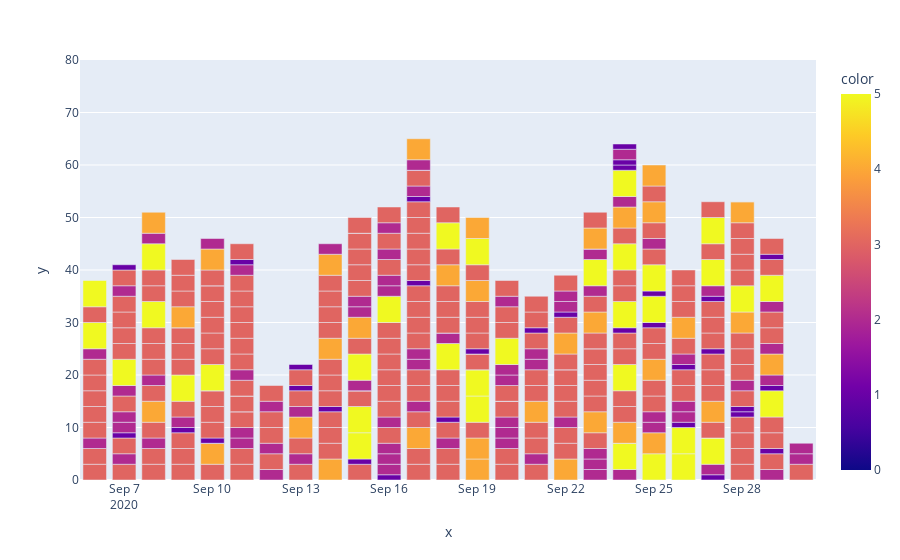

Here is the notebook cell this chart was saved with:
### Code cell
x1 = filtered_data.loc[:400,'Date']
x2 = filtered_data.loc[:400,'clusters']
colors=filtered_data.loc[:400,'clusters']
px.bar(x=x1,y=x2, color=colors,range_y=[0,80])

### Figure 1 — Plotly figure (JSON) as saved in the notebook; plotly's stock layout.template omitted (floating-point values rounded to 4 significant figures; data arrays with more than 128 entries replaced by an {"elided": "..."} marker saying what was removed)
{"data": [{"alignmentgroup": "True", "hovertemplate": "x=%{x}<br>y=%{y}<br>color=%{marker.color}<extra></extra>", "legendgroup": "", "marker": {"color": {"elided": "401 int values"}, "coloraxis": "coloraxis", "pattern": {"shape": ""}}, "name": "", "offsetgroup": "", "orientation": "v", "showlegend": false, "textposition": "auto", "type": "bar", "x": {"elided": "401 str values"}, "xaxis": "x", "y": {"elided": "401 int values"}, "yaxis": "y"}], "layout": {"barmode": "relative", "coloraxis": {"colorbar": {"title": {"text": "color"}}, "colorscale": [[0, "#0d0887"], [0.1111, "#46039f"], [0.2222, "#7201a8"], [0.3333, "#9c179e"], [0.4444, "#bd3786"], [0.5556, "#d8576b"], [0.6667, "#ed7953"], [0.7778, "#fb9f3a"], [0.8889, "#fdca26"], [1, "#f0f921"]]}, "legend": {"tracegroupgap": 0}, "margin": {"t": 60}, "xaxis": {"anchor": "y", "domain": [0, 1], "title": {"text": "x"}}, "yaxis": {"anchor": "x", "domain": [0, 1], "range": [0, 80], "title": {"text": "y"}}}}
